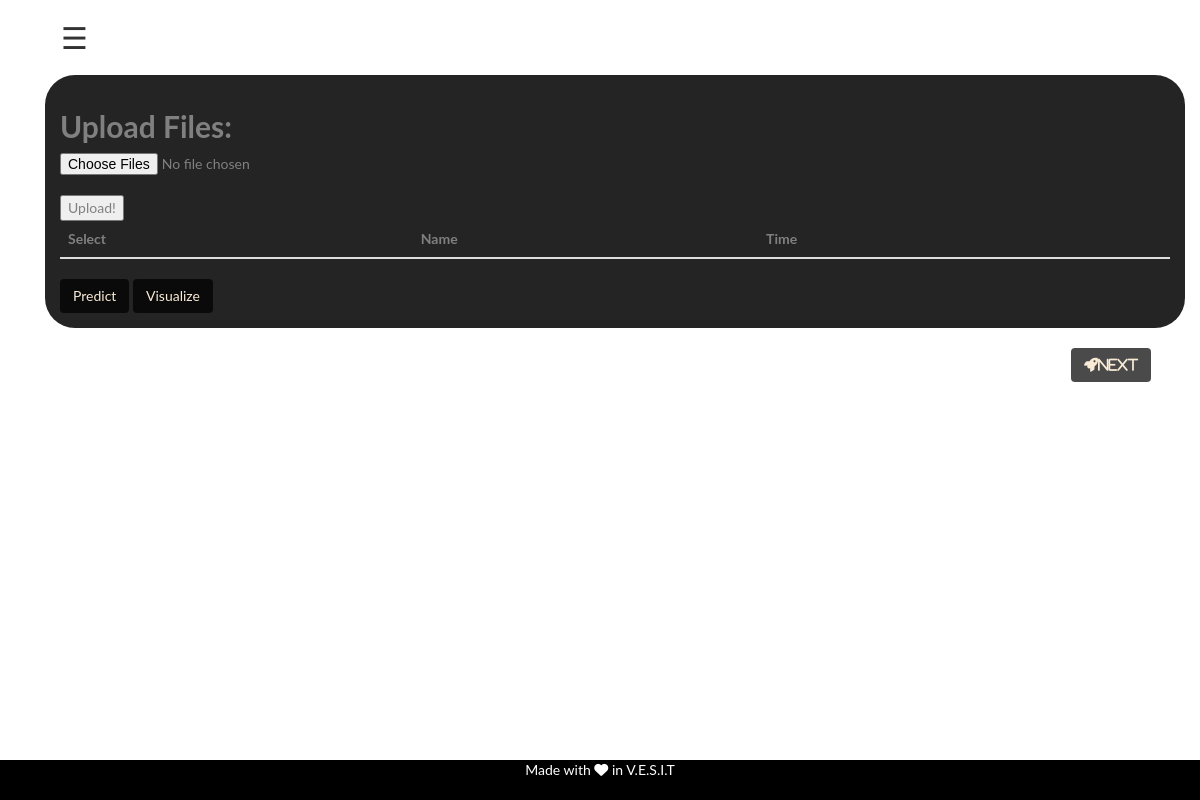
The app's page /app/upload, older data.
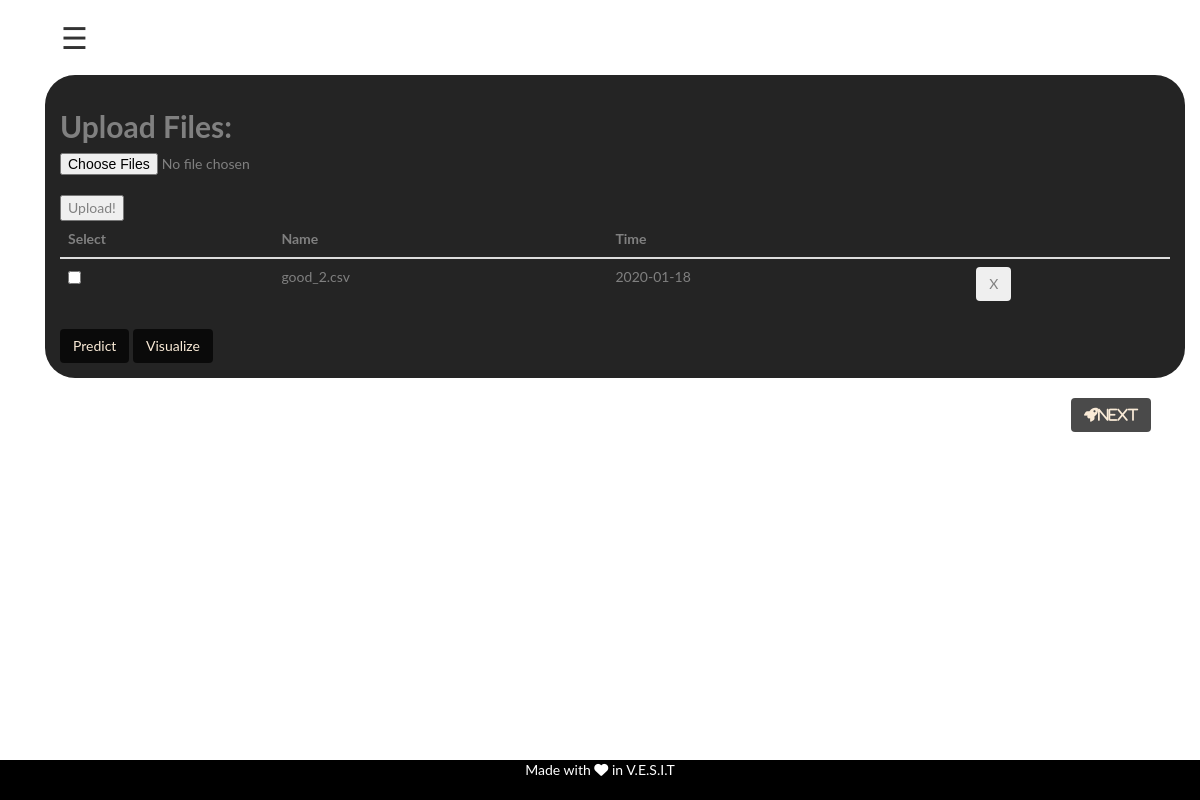
The same page, newer data.
### app/models.py (models this page shows)
class data(models.Model):
    user=models.CharField(max_length=30)
    time=models.DateField(auto_now_add=True)
    inputfile_path=models.CharField(max_length=50)
    processedfile_path=models.CharField(max_length=50,blank=True)
    prediction=models.CharField(max_length=30,blank=True)

### app/views.py (the view, shortened to what this page needs)
# urls.py: path('/upload',views.upload,name='upload'),
def upload(request):
    if request.method == 'GET':
        id=request.user.username
        instance=data.objects.filter(user=id)
        instance=serializers.serialize('json', instance)
        dat =   instance.replace("'","\"")
        d = json.loads(dat)
        return render(request,'app/upload.html',{'file_added':d})

### app/templates/app/upload.html (shortened to what this page needs)
{% extends 'app/base.html' %}
{% load static %}
{% block content %}
<div class='container'>
  <div id="full_body">
  {% include 'app/side_nav.html' %}
  <div class='upload-container'>
  <h2>
    <strong>Upload Files:</strong>
  </h2>
    <form id="upload-form" action="" method="POST" enctype="multipart/form-data">
        <input id="file-picker" type="file" name="file" accept="*" multiple>
        <br>
        <input type="submit" value="Upload!" id="upload-button">
    </form>
  <table class="table" id="shTable">
    <thead class="thead-inverse">
      <tr>
        <th>Select</th>
        <th>Name</th>
        <th>Time</th>
        <th></th>
      </tr>
    </thead>
    <tbody>
        {% for file in file_added %}
           <tr>
             <td>
              <input type="checkbox" class="form-check-input checkedsingle" name="{{file.fields.inputfile_path}}"  value="{{file.fields.inputfile_path}}">
             </td>
            <td>{{file.fields.inputfile_path}}</td>
            <td>{{file.fields.time}}</td>
            <td><form action="{% url 'del_data' %}" method="POST">
                 <button class = "btn dark" name="DeleteButton" value="{{file.fields.inputfile_path}}">X</button>
              </form>
          </td>
           </tr>
        {% endfor %}
    </tbody>
  </table>
  <button type="button" onclick="predict();" class="btn btn-dark">Predict</button>
  <button type="button" onclick="v();" class="btn btn-dark">Visualize</button>
  </div>
  <a href="{% url 'cluster' %}"> {% include 'app/next_button.html' %} </a>
{% endblock %}

Row changes from the older to the newer data that the page shows:
added data: fields.inputfile_path "good_2.csv", fields.time "2020-01-18"
